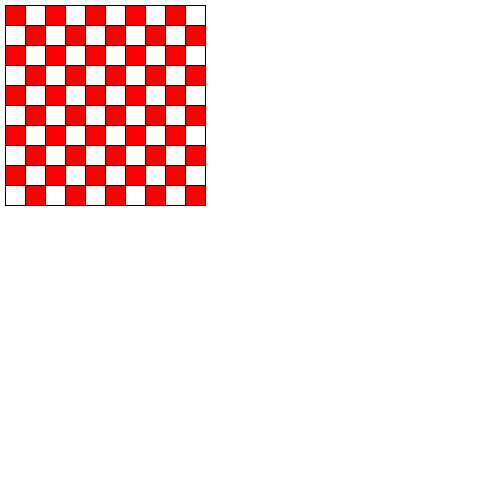
Frame 1 (no input)
Frame 60 (the mouse pressed at the canvas centre just before this capture): identical to frame 1, image omitted
Frame 120 (the mouse held since frame 60 and released just before this capture): identical to frame 1, image omitted

The Processing sketch that drew this single still picture (run headless with seeded random() and noise(); from frame 60 on, the mouse is pressed at the canvas centre):

// Processing sketch: ho9_opd7
// ── ho9_opd7.pde

void setup(){
  size(500,500);}
  
  
  void draw(){
background(255,255,255);
for(int x=0; x<10; x++){
fill(0,0,0);
    for(int w=0; w<10; w++){
      if((x+w) % 2==0){
     fill(255,0,0);
      }else{
      fill(255,255,255);
      }     

    rect(x*20+5,w*20+5,20,20);
  }
  }}
